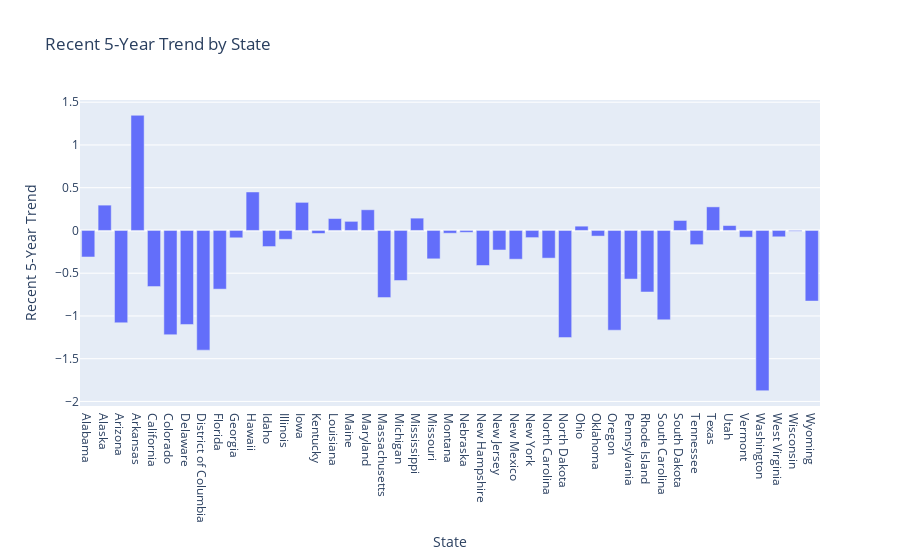

The cell this chart's notebook holds for it:
### Code cell
cancer_df = get_cancer_data()
avg_cancer_df = cancer_df.groupby('State').agg(
    {
        'Incidence Rate per 100k': 'mean',
        'Recent 5-Year Trend': 'mean'
    }
).reset_index()
fig = px.bar(
    avg_cancer_df, 
    x='State', 
    y='Recent 5-Year Trend', 
    title='Recent 5-Year Trend by State'
)
fig.show()

### Figure 1 — Plotly figure (JSON) as saved in the notebook; plotly's stock layout.template omitted (floating-point values rounded to 4 significant figures)
{"data": [{"alignmentgroup": "True", "hovertemplate": "State=%{x}<br>Recent 5-Year Trend=%{y}<extra></extra>", "legendgroup": "", "marker": {"color": "#636efa", "pattern": {"shape": ""}}, "name": "", "offsetgroup": "", "orientation": "v", "showlegend": false, "textposition": "auto", "type": "bar", "x": ["Alabama", "Alaska", "Arizona", "Arkansas", "California", "Colorado", "Delaware", "District of Columbia", "Florida", "Georgia", "Hawaii", "Idaho", "Illinois", "Iowa", "Kentucky", "Louisiana", "Maine", "Maryland", "Massachusetts", "Michigan", "Mississippi", "Missouri", "Montana", "Nebraska", "New Hampshire", "New Jersey", "New Mexico", "New York", "North Carolina", "North Dakota", "Ohio", "Oklahoma", "Oregon", "Pennsylvania", "Rhode Island", "South Carolina", "South Dakota", "Tennessee", "Texas", "Utah", "Vermont", "Washington", "West Virginia", "Wisconsin", "Wyoming"], "xaxis": "x", "y": [-0.3104, 0.296, -1.08, 1.347, -0.6561, -1.219, -1.1, -1.4, -0.6866, -0.08591, 0.45, -0.1884, -0.1039, 0.3283, -0.03583, 0.1391, 0.1063, 0.2417, -0.7857, -0.5855, 0.1439, -0.3322, -0.03273, -0.02235, -0.41, -0.2286, -0.3364, -0.08387, -0.324, -1.253, 0.05, -0.06623, -1.167, -0.5687, -0.72, -1.046, 0.1167, -0.1663, 0.2757, 0.05714, -0.07857, -1.874, -0.07455, -0.009722, -0.8261], "yaxis": "y"}], "layout": {"barmode": "relative", "legend": {"tracegroupgap": 0}, "title": {"text": "Recent 5-Year Trend by State"}, "xaxis": {"anchor": "y", "domain": [0, 1], "title": {"text": "State"}}, "yaxis": {"anchor": "x", "domain": [0, 1], "title": {"text": "Recent 5-Year Trend"}}}}
